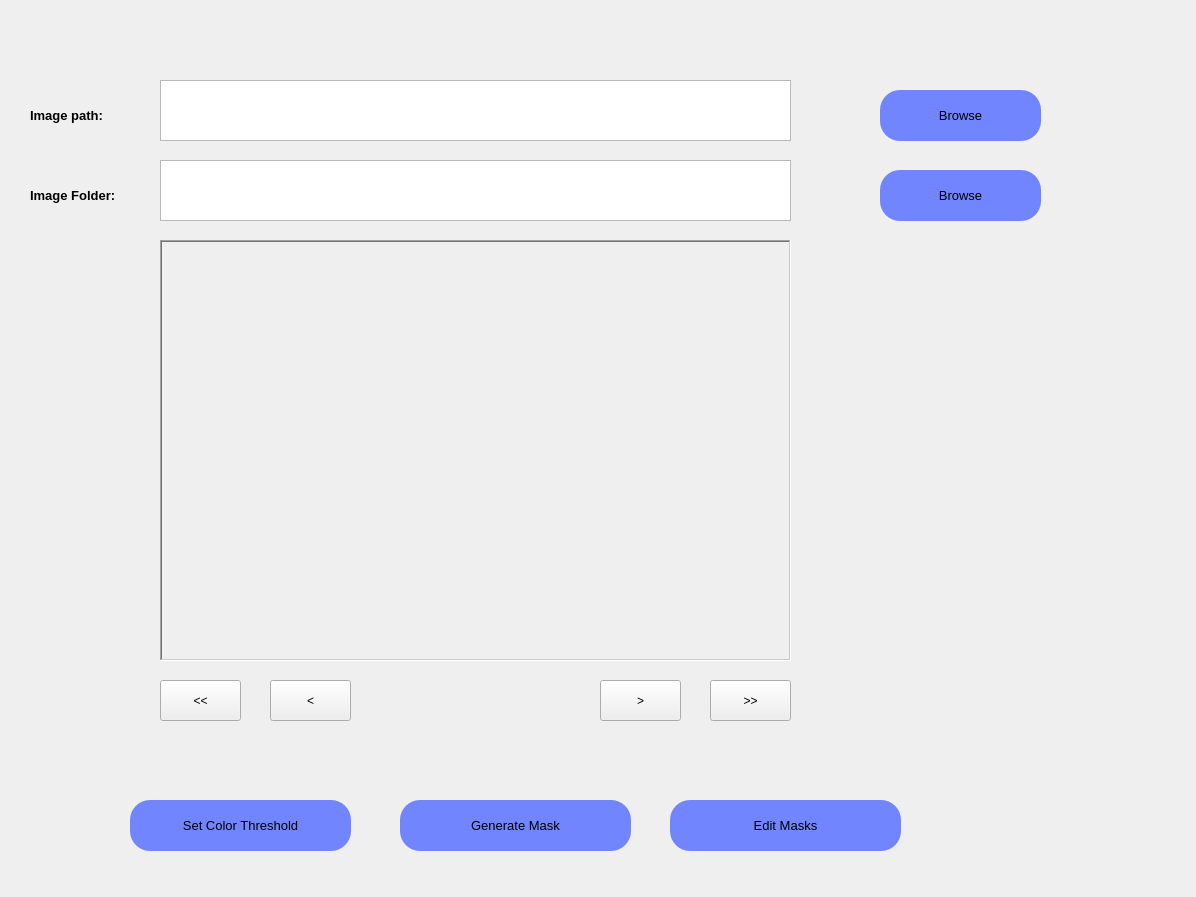
<?xml version="1.0" encoding="UTF-8"?>
<ui version="4.0">
 <class>Form</class>
 <widget class="QWidget" name="Form">
  <property name="geometry">
   <rect>
    <x>0</x>
    <y>0</y>
    <width>1196</width>
    <height>897</height>
   </rect>
  </property>
  <property name="windowTitle">
   <string>Form</string>
  </property>
  <widget class="QPushButton" name="btn_set_color_threshold">
   <property name="geometry">
    <rect>
     <x>130</x>
     <y>800</y>
     <width>221</width>
     <height>51</height>
    </rect>
   </property>
   <property name="font">
    <font>
     <family>MS Shell Dlg 2</family>
     <pointsize>10</pointsize>
     <weight>50</weight>
     <italic>false</italic>
     <bold>false</bold>
    </font>
   </property>
   <property name="styleSheet">
    <string notr="true">QPushButton{
	font: 10pt &quot;MS Shell Dlg 2&quot;;
	color: rgb(0, 0, 0);
	background-color: rgb(112, 133, 255);
	border-radius: 20px;
}

QPushButton:hover {
	background-color: rgb(110, 33, 255);
	color: rgb(255, 255, 255);
}</string>
   </property>
   <property name="text">
    <string>Set Color Threshold</string>
   </property>
  </widget>
  <widget class="QPushButton" name="btn_browse_img">
   <property name="geometry">
    <rect>
     <x>880</x>
     <y>90</y>
     <width>161</width>
     <height>51</height>
    </rect>
   </property>
   <property name="font">
    <font>
     <family>MS Shell Dlg 2</family>
     <pointsize>10</pointsize>
     <weight>50</weight>
     <italic>false</italic>
     <bold>false</bold>
    </font>
   </property>
   <property name="styleSheet">
    <string notr="true">QPushButton{
	font: 10pt &quot;MS Shell Dlg 2&quot;;
	color: rgb(0, 0, 0);
	background-color: rgb(112, 133, 255);
	border-radius: 20px;
}

QPushButton:hover {
	background-color: rgb(110, 33, 255);
	color: rgb(255, 255, 255);
}</string>
   </property>
   <property name="text">
    <string>Browse</string>
   </property>
  </widget>
  <widget class="QPushButton" name="btn_generate_mask">
   <property name="geometry">
    <rect>
     <x>400</x>
     <y>800</y>
     <width>231</width>
     <height>51</height>
    </rect>
   </property>
   <property name="font">
    <font>
     <family>MS Shell Dlg 2</family>
     <pointsize>10</pointsize>
     <weight>50</weight>
     <italic>false</italic>
     <bold>false</bold>
    </font>
   </property>
   <property name="styleSheet">
    <string notr="true">QPushButton{
	font: 10pt &quot;MS Shell Dlg 2&quot;;
	color: rgb(0, 0, 0);
	background-color: rgb(112, 133, 255);
	border-radius: 20px;
}

QPushButton:hover {
	background-color: rgb(110, 33, 255);
	color: rgb(255, 255, 255);
}</string>
   </property>
   <property name="text">
    <string>Generate Mask</string>
   </property>
  </widget>
  <widget class="QTextBrowser" name="image_path_textedit">
   <property name="geometry">
    <rect>
     <x>160</x>
     <y>80</y>
     <width>631</width>
     <height>61</height>
    </rect>
   </property>
  </widget>
  <widget class="QLabel" name="label">
   <property name="geometry">
    <rect>
     <x>30</x>
     <y>100</y>
     <width>111</width>
     <height>31</height>
    </rect>
   </property>
   <property name="font">
    <font>
     <pointsize>10</pointsize>
     <weight>75</weight>
     <bold>true</bold>
    </font>
   </property>
   <property name="text">
    <string>Image path:</string>
   </property>
  </widget>
  <widget class="QLabel" name="label_image_display">
   <property name="geometry">
    <rect>
     <x>160</x>
     <y>240</y>
     <width>631</width>
     <height>421</height>
    </rect>
   </property>
   <property name="styleSheet">
    <string notr="true"/>
   </property>
   <property name="frameShape">
    <enum>QFrame::WinPanel</enum>
   </property>
   <property name="frameShadow">
    <enum>QFrame::Sunken</enum>
   </property>
   <property name="lineWidth">
    <number>5</number>
   </property>
   <property name="text">
    <string/>
   </property>
   <property name="scaledContents">
    <bool>true</bool>
   </property>
   <property name="openExternalLinks">
    <bool>false</bool>
   </property>
  </widget>
  <widget class="QPushButton" name="btn_browse_img_folder">
   <property name="geometry">
    <rect>
     <x>880</x>
     <y>170</y>
     <width>161</width>
     <height>51</height>
    </rect>
   </property>
   <property name="font">
    <font>
     <family>MS Shell Dlg 2</family>
     <pointsize>10</pointsize>
     <weight>50</weight>
     <italic>false</italic>
     <bold>false</bold>
    </font>
   </property>
   <property name="styleSheet">
    <string notr="true">QPushButton{
	font: 10pt &quot;MS Shell Dlg 2&quot;;
	color: rgb(0, 0, 0);
	background-color: rgb(112, 133, 255);
	border-radius: 20px;
}

QPushButton:hover {
	background-color: rgb(110, 33, 255);
	color: rgb(255, 255, 255);
}</string>
   </property>
   <property name="text">
    <string>Browse</string>
   </property>
  </widget>
  <widget class="QTextBrowser" name="image_folder_path_textedit">
   <property name="geometry">
    <rect>
     <x>160</x>
     <y>160</y>
     <width>631</width>
     <height>61</height>
    </rect>
   </property>
  </widget>
  <widget class="QLabel" name="label_2">
   <property name="geometry">
    <rect>
     <x>30</x>
     <y>180</y>
     <width>131</width>
     <height>31</height>
    </rect>
   </property>
   <property name="font">
    <font>
     <pointsize>10</pointsize>
     <weight>75</weight>
     <bold>true</bold>
    </font>
   </property>
   <property name="text">
    <string>Image Folder:</string>
   </property>
  </widget>
  <widget class="QPushButton" name="btn_first_img">
   <property name="geometry">
    <rect>
     <x>160</x>
     <y>680</y>
     <width>81</width>
     <height>41</height>
    </rect>
   </property>
   <property name="text">
    <string>&lt;&lt;</string>
   </property>
  </widget>
  <widget class="QPushButton" name="btn_last_img">
   <property name="geometry">
    <rect>
     <x>710</x>
     <y>680</y>
     <width>81</width>
     <height>41</height>
    </rect>
   </property>
   <property name="text">
    <string>&gt;&gt;</string>
   </property>
  </widget>
  <widget class="QPushButton" name="btn_prev_img">
   <property name="geometry">
    <rect>
     <x>270</x>
     <y>680</y>
     <width>81</width>
     <height>41</height>
    </rect>
   </property>
   <property name="text">
    <string>&lt;</string>
   </property>
  </widget>
  <widget class="QPushButton" name="btn_next_img">
   <property name="geometry">
    <rect>
     <x>600</x>
     <y>680</y>
     <width>81</width>
     <height>41</height>
    </rect>
   </property>
   <property name="text">
    <string>&gt;</string>
   </property>
  </widget>
  <widget class="QLabel" name="label_cnt">
   <property name="geometry">
    <rect>
     <x>450</x>
     <y>690</y>
     <width>81</width>
     <height>31</height>
    </rect>
   </property>
   <property name="text">
    <string/>
   </property>
  </widget>
  <widget class="QPushButton" name="btn_edit_masks">
   <property name="geometry">
    <rect>
     <x>670</x>
     <y>800</y>
     <width>231</width>
     <height>51</height>
    </rect>
   </property>
   <property name="font">
    <font>
     <family>MS Shell Dlg 2</family>
     <pointsize>10</pointsize>
     <weight>50</weight>
     <italic>false</italic>
     <bold>false</bold>
    </font>
   </property>
   <property name="styleSheet">
    <string notr="true">QPushButton{
	font: 10pt &quot;MS Shell Dlg 2&quot;;
	color: rgb(0, 0, 0);
	background-color: rgb(112, 133, 255);
	border-radius: 20px;
}

QPushButton:hover {
	background-color: rgb(110, 33, 255);
	color: rgb(255, 255, 255);
}</string>
   </property>
   <property name="text">
    <string>Edit Masks</string>
   </property>
  </widget>
 </widget>
 <resources/>
 <connections/>
</ui>
